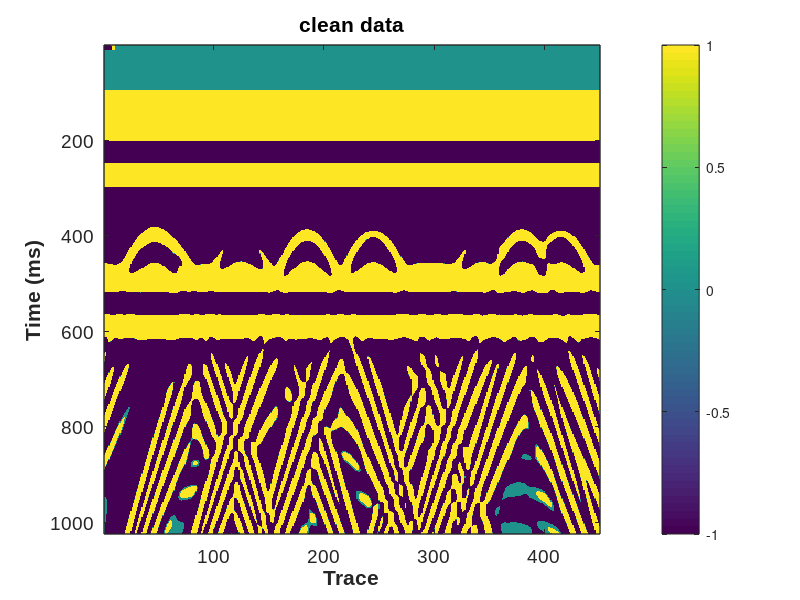
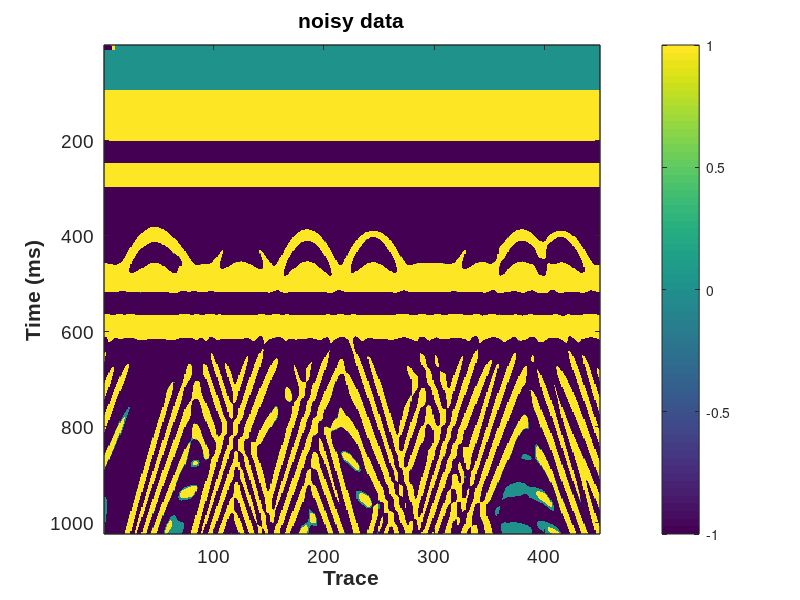

MATLAB code for these plots, in order: (Note: this script raises an error after producing the figures.)
%% Demo for structure-oriented filtering algorithm of 2D data
%
%  The input free parameters of the slope estimation and structural
%  filtering are listed as follows: 
%-------------------------------------------------------------------------
%  1. slope estimation (str_dip2d.m)
%  din: input data for slope estimation
%  niter: number of non-linear iterations (default value 5-10)
%  liter: number of linear iterations (default value 10-20)
%  order: accuracy order of PWD filter (default value 1 or 2)
%  eps_dv: regualrization parameter in the non-linear iteration (default value 0.01)
%  eps_cg: regualrization parameter in the linear iteration (CG) (default value 1)
%  eps_cg: tolerance in the linear iteration (CG) (default value 0.000001)
%  rect:  size of the triangle smoothing operator (default value 5-10)
%  verb: verbosity flag that controls if printing the iteration number of CG (default value 1)
%-------------------------------------------------------------------------
%  2. structural filtering (str_pwsmooth_lop2d.m)
%  dn: noisy data
%  dip: slope field
%  ns: spray radius (smoothing length) (default value 1-4)
%  order: accuracy order of PWD filter (default value 1 or 2)
%  eps: regularization parameter (default value 0.01);
%
% Copyright (c) 2021 by the Society of Exploration Geophysicists.
% You must read and accept usage terms at:
%    https://software.seg.org/disclaimer.txt before use.

%% Generate synthetic data
clear;clc;close all;

% w=str_ricker(30,0.001,0.1);
% t=zeros(300,1000);
% sigma=300;A=100;B=200;
% for i=1:size(t,2)
% k=floor(-A*exp(-(i-size(t,2)/2).^2/sigma.^2)+B);
% if k>0&&k<=size(t,1)
%     t(k,i)=1;
% end
% end
% for i=1:size(t,2)
% data(:,i)=conv(t(:,i),w);
% end
% data=data(:,1:10:end);
% data=data./max(max(data));

% read legacy_originalTrace.dat into data and transpose
data = load('legacy_originalTrace_SLMO.dat');
% data = load('legacy_originalTrace_ladder.dat');
data = data';

scnoi=(rand(size(data))*2-1)*0.2;
% dn=data+scnoi;
dn = data;


% plot figures
lim1=-1;lim2=1;
x1=100;y1=100;dx=400;dy=500;

figure;imagesc(data);ax = gca;

set(ax, 'CLim', [lim1 lim2]);
set(gcf,'position',[x1,y1,dx,dy]);
colorbar;xlabel('Trace','FontName','Arial','FontWeight','Bold','FontSize',14);
ylabel('Time (ms)','FontName','Arial','FontWeight','Bold','FontSize',14);
set(gca,'FontName','Arial','FontSize',14,'LineWidth',1);
title('clean data');

figure;imagesc(dn);ax = gca;

set(ax, 'CLim', [lim1 lim2]);
set(gcf,'position',[x1,y1,dx,dy]);
colorbar;xlabel('Trace','FontName','Arial','FontWeight','Bold','FontSize',14);
ylabel('Time (ms)','FontName','Arial','FontWeight','Bold','FontSize',14);
set(gca,'FontName','Arial','FontSize',14,'LineWidth',1);
title('noisy data');

%% Slope estimation
dtemp=dn*0;%dtemp is the preprocessed data
for i=1:size(dn,1)
    dtemp(i,:)=smooth(dn(i,:),5);
end

% default parameter values are suitable for most cases
[dip]=str_dip2d(dtemp);

%plot figures
lim1=-1.2;lim2=2.7;
x1=100;y1=100;dx=400;dy=500;
figure;imagesc(dip);colormap(jet);ax = gca;
set(ax, 'CLim', [lim1 lim2]);
set(gcf,'position',[x1,y1,dx,dy]);
colorbar;xlabel('Trace','FontName','Arial','FontWeight','Bold','FontSize',14);
ylabel('Time (ms)','FontName','Arial','FontWeight','Bold','FontSize',14);
set(gca,'FontName','Arial','FontSize',14,'LineWidth',1);
title('slope field');


%% Structural smoothing
r=2;
eps=0.01;
order=2;
% dn is the input noisy data, d1 is the output smoothed data
d1=str_pwsmooth_lop2d(dn,dip,r,order,eps);



%plot figures
lim1=-1;lim2=1;
x1=100;y1=100;dx=400;dy=500;

figure;imagesc(d1);ax = gca;

set(ax, 'CLim', [lim1 lim2]);
set(gcf,'position',[x1,y1,dx,dy]);
colorbar;xlabel('Trace','FontName','Arial','FontWeight','Bold','FontSize',14);
ylabel('Time (ms)','FontName','Arial','FontWeight','Bold','FontSize',14);
set(gca,'FontName','Arial','FontSize',14,'LineWidth',1);
title('denoising result (proposed)');

figure;imagesc(dn-d1);ax = gca;

set(ax, 'CLim', [lim1 lim2]);
set(gcf,'position',[x1,y1,dx,dy]);
colorbar;xlabel('Trace','FontName','Arial','FontWeight','Bold','FontSize',14);
ylabel('Time (ms)','FontName','Arial','FontWeight','Bold','FontSize',14);
set(gca,'FontName','Arial','FontSize',14,'LineWidth',1);
title('removed noise (proposed)');

figure;imagesc(dtemp);ax = gca;

set(ax, 'CLim', [lim1 lim2]);
set(gcf,'position',[x1,y1,dx,dy]);
colorbar;xlabel('Trace','FontName','Arial','FontWeight','Bold','FontSize',14);
ylabel('Time (ms)','FontName','Arial','FontWeight','Bold','FontSize',14);
set(gca,'FontName','Arial','FontSize',14,'LineWidth',1);
title('denoising result (conventional)');

figure;imagesc(dn-dtemp);ax = gca;

set(ax, 'CLim', [lim1 lim2]);
set(gcf,'position',[x1,y1,dx,dy]);
colorbar;xlabel('Trace','FontName','Arial','FontWeight','Bold','FontSize',14);
ylabel('Time (ms)','FontName','Arial','FontWeight','Bold','FontSize',14);
set(gca,'FontName','Arial','FontSize',14,'LineWidth',1);
title('removed noise (conventional)');

snrn=str_snr(data,dn);
snr1=str_snr(data,d1);
snrc=str_snr(data,dtemp);


% write dip to excel file
xlswrite('dip.xlsx',dip);
